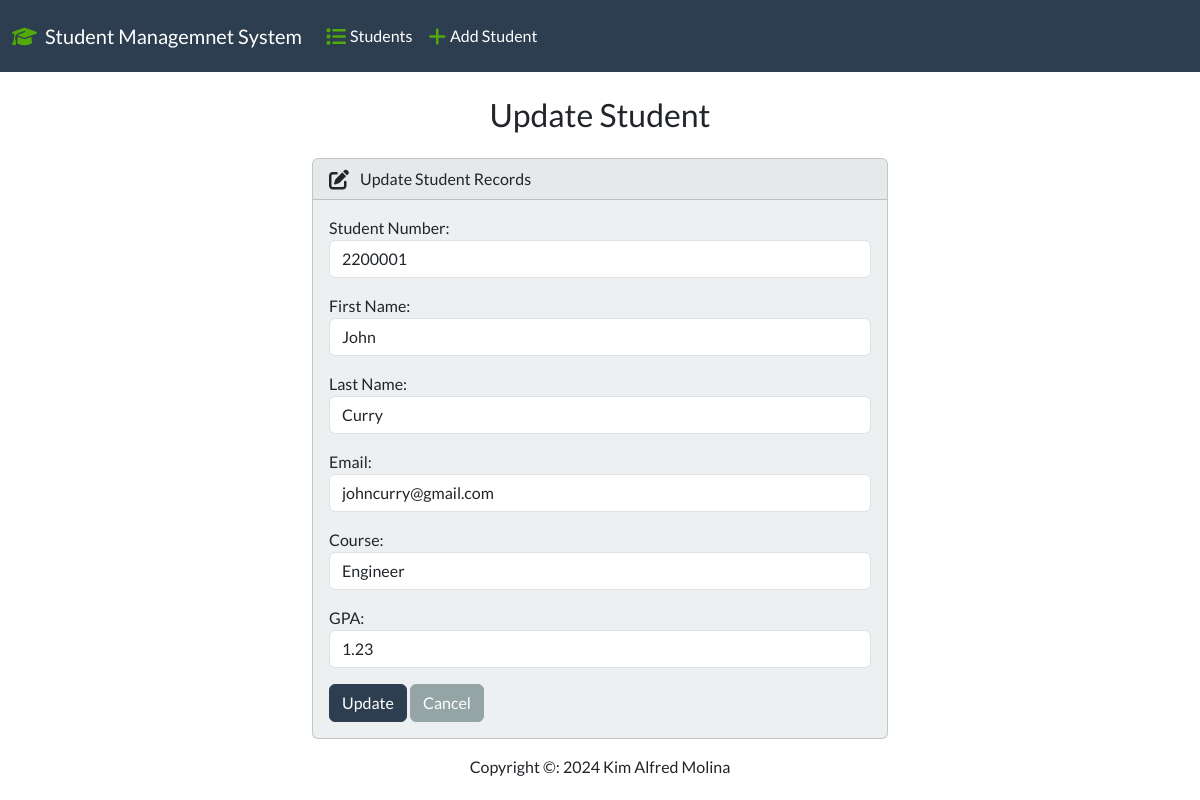
Page /edit/2/ on the committed database.
### students/models.py (models this page shows, shortened)
class Student(models.Model):
    Student_number = models.PositiveBigIntegerField()
    first_name = models.CharField(max_length=50)
    last_name = models.CharField(max_length=50)
    email = models.EmailField(max_length=100)
    course = models.CharField(max_length=50)
    gpa = models.FloatField()

### students/views.py (the view)
# urls.py: path('edit/<int:id>/', views.edit, name='edit'),
def edit (request, id):
    if request.method == 'POST':
        student = Student.objects.get(pk=id)
        form = StudentForm(request.POST, instance=student)
        if form.is_valid():
            form.save()
            return render(request, 'students/edit.html', {
                'form': form,
                'success': True
            })
    else:
        student = Student.objects.get(pk=id)
        form = StudentForm(instance=student)
    return render(request, 'students/edit.html', {
        'form': form
    })

### students/forms.py
class StudentForm(forms.ModelForm):
    class Meta:
        model = Student
        fields = ['Student_number', 'first_name', 'last_name', 'email', 'course', 'gpa']  # Corrected 'field' to 'fields'
        labels = {
            'Student_number': 'Student Number',
            'first_name': 'First Name',
            'last_name': 'Last Name',
            'email': 'Email',
            'course': 'Course',
            'gpa': 'GPA',
        }
        widgets = {
            'Student_number': forms.NumberInput(attrs={'class': 'form-control'}),
            'first_name': forms.TextInput(attrs={'class': 'form-control'}),
            'last_name': forms.TextInput(attrs={'class': 'form-control'}),
            'email': forms.EmailInput(attrs={'class': 'form-control'}),
            'course': forms.TextInput(attrs={'class': 'form-control'}),
            'gpa': forms.NumberInput(attrs={'class': 'form-control'}),
        }

### students/templates/students/edit.html (shortened to what this page needs)
{% extends "students/base.html" %}
{% block body %}
    <h3 class="text-center m-4">Update Student</h3>
    {% if success %}
    <div class="alert alert-success" role="alert">
        The student updated successfully.
        <a href="{% url 'index' %}" class="alert-link"> Go to Home Page.</a>
    </div>
    {% else %}
    <div class="row justify-content-center">
        <div class="col-6">
            <div class="card bg-light mb-3">
                <div class="card-header">
                    <i class="fa-solid fa-pen-to-square fa-lg me-2" style="margin-right: 10px;"></i>
                    <span>Update Student Records</span>
                </div>
                <div class="card-body">
                  <form action="" method="POST">
                    {{ form.as_p }}
                    <button type="submit" class="btn btn-primary">Update</button>
                    <a href="{% url 'index' %}" class="btn btn-secondary">Cancel</a>
                  </form>
                </div>
              </div>
        </div>
    </div>
    {% endif %}
{% endblock %}

### rows in the picture
Student: Student_number "2200001", first_name "John", last_name "Curry", email "johncurry@gmail.com", course "Engineer", gpa "1.23"
